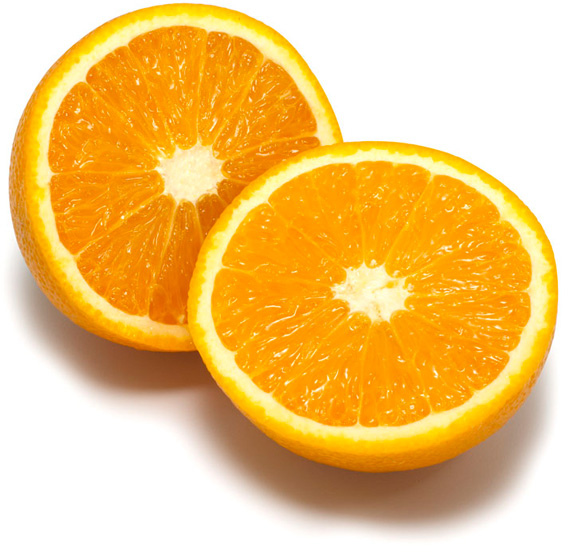
%> input picture bildat_lab3/bildat_lab3/orange.jpg, 572 x 551 px
$ octave Script_Lab3.m   (GNU Octave 9; MATLAB toolbox functions it lacks are replaced by stand-ins)
%> lines starting %> are read from the running program, lines starting %| are printed output that depends on the picture; in (x1, y1, x2, y2) boxes, pixels count from 0 and x2, y2 are one past the last pixel; in counts of white or black regions, pixels touching at a corner belong together; the program's own positions count from 1
### Lab3/kmeans_segm.m
function [segmentation, centers] = kmeans_segm(image, K, L, seed)
%Input:
%K: Number of cluster centers
%L: Number of iterations
%seed: initializing randomization
%Output:
%sementation: with a colour index per pixel
%centers: centers of all clusters in 3D colour space

image=im2double(image);
[height,width, ~]=size(image);
shapeImg=reshape(image,width*height,3);

%% Let X be a set of pixels and V be a set of K cluster centers in 3D (R,G,B).
% Randomly initialize the K cluster centers
%centers=[randi([0 255],K,1),randi([0 255],K,1),randi([0 255],K,1)];

%centers=[0 0 0;252 152 2; 255 255 255];
rng(seed);
centers=shapeImg(randi([1 height*width],K,1),:);
% Compute all distances between pixels and cluster centers

distances = pdist2(shapeImg, centers,'euclidean');
segmentation = zeros(1,width*height);
% Iterate L times
for i=1:1:L
    % Assign each pixel to the cluster center for which the distance is minimum
    for row=1:1:width*height
        [~,index]=min(distances(row,:));
        segmentation(1,row)=index;
    end
    % Recompute each cluster center by taking the mean of all pixels assigned to it


    for row=1:1:K
        if sum(segmentation == row)>0
            centers(row,:)=mean(shapeImg(find(segmentation == row),:));
        else
            %avoid NaN
            centers(row,:)=shapeImg(randi([1 height*width],1,1),:);
        end
    end

    % Recompute all distances between pixels and cluster centers
    distances= pdist2(shapeImg, centers,'euclidean');

end
segmentation=reshape(segmentation,height,width);

end

### Lab3/Script_Lab3.m
%% Section 1 - Own Implementation
addpath('Functions','Images','Images-m','Images-mat')
clear all;
close all;
image=imread('orange.jpg');
%> image is the input picture: size 551x572x3 uint8; mean R, G, B 242.2, 197.1, 118.9
[height,width, ~]=size(image);
%> height = 551; width = 572
K=2; %K = 2 does not separates the shadows of the two halves but separates
L=2;
[segmentation, centers]=kmeans_segm(image,K,L,0);
%> after the loop in kmeans_segm, `for i=1:1:L`: centers = [0.986 0.97 0.916; 0.919 0.605 0.0845]
%> in kmeans_segm, `segmentation=reshape(segmentation,height,width);`:
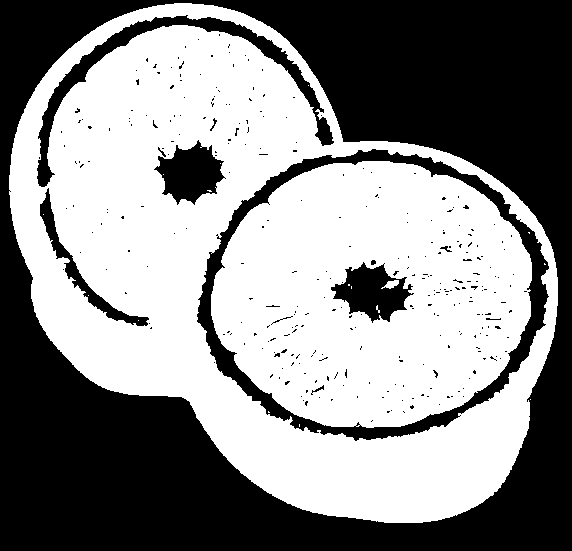
%> segmentation: size 551x572 double; values 1 (black) and 2 (white), 54.1% white; 310 black regions (297 under 20 px), largest, box (x1, y1, x2, y2) and area: (0, 0, 572, 551) 120625, (197, 149, 549, 441) 10842, (37, 15, 334, 187) 5043
%> centers = [0.986 0.97 0.916; 0.919 0.605 0.0845]

newImg(:,:,1)=zeros(height,width);
%> newImg: size 551x572 double; every value is 0
newImg(:,:,2)=zeros(height,width);
newImg(:,:,3)=zeros(height,width);
%> newImg: size 551x572x3 double; every value is 0

for i=1:K
    if isnan(centers(i,1))==0
        newImg(:,:,1)=newImg(:,:,1)+(segmentation==i) .* centers(i,1); %r
        newImg(:,:,2)=newImg(:,:,2)+(segmentation==i) .* centers(i,2); %g
        newImg(:,:,3)=newImg(:,:,3)+(segmentation==i) .* centers(i,3); %b
    end
end
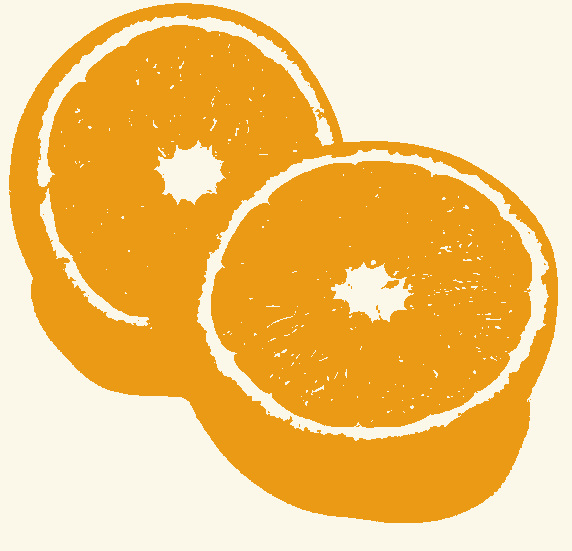
%> newImg: size 551x572x3 double; mean R, G, B 0.95, 0.773, 0.466; mean of the top-left, top-right, bottom-left and bottom-right quarters 0.651, 0.8, 0.791, 0.677

imshow(newImg)

%% Section - Template
clear all;
close all;
open kmeans_example

$ run again, with bildat_lab3/bildat_lab3/tiger3.jpg copied over bildat_lab3/bildat_lab3/orange.jpg
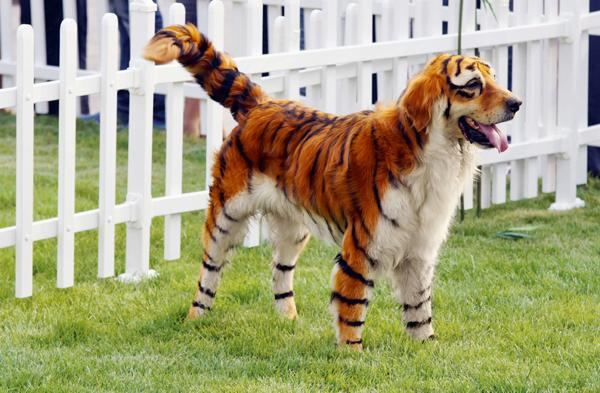
%> input picture bildat_lab3/bildat_lab3/tiger3.jpg, 600 x 393 px
%> image is the input picture: size 393x600x3 uint8; mean R, G, B 166.4, 163.6, 127.4
%> image: size 393x600x3 double
%> after the loop in kmeans_segm, `for i=1:1:L`: centers = [0.793 0.796 0.705; 0.465 0.436 0.226]
%> in kmeans_segm, `segmentation=reshape(segmentation,height,width);`:
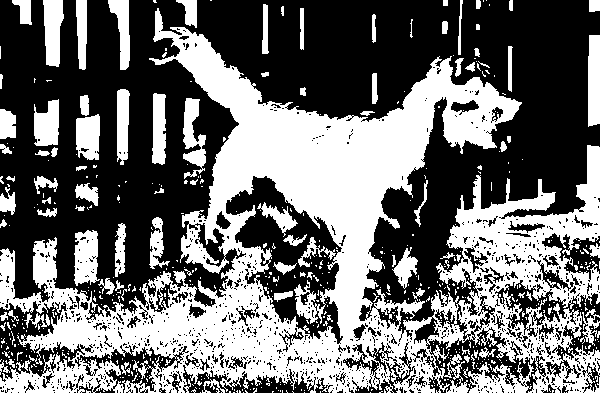
%> segmentation: size 393x600 double; values 1 (black) and 2 (white), 42.9% white; 575 white regions (481 under 20 px), largest, box (x1, y1, x2, y2) and area: (0, 8, 600, 393) 80389, (74, 230, 100, 286) 1094, (43, 0, 64, 67) 1074
%> after the loop `for i=1:K`:
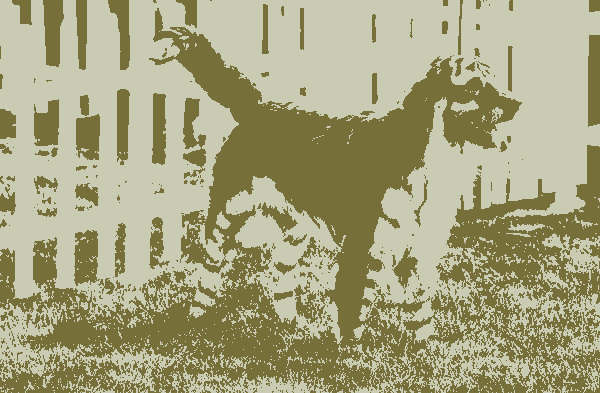
%> newImg: size 393x600x3 double; mean R, G, B 0.652, 0.642, 0.499; mean of the top-left, top-right, bottom-left and bottom-right quarters 0.633, 0.643, 0.57, 0.545
